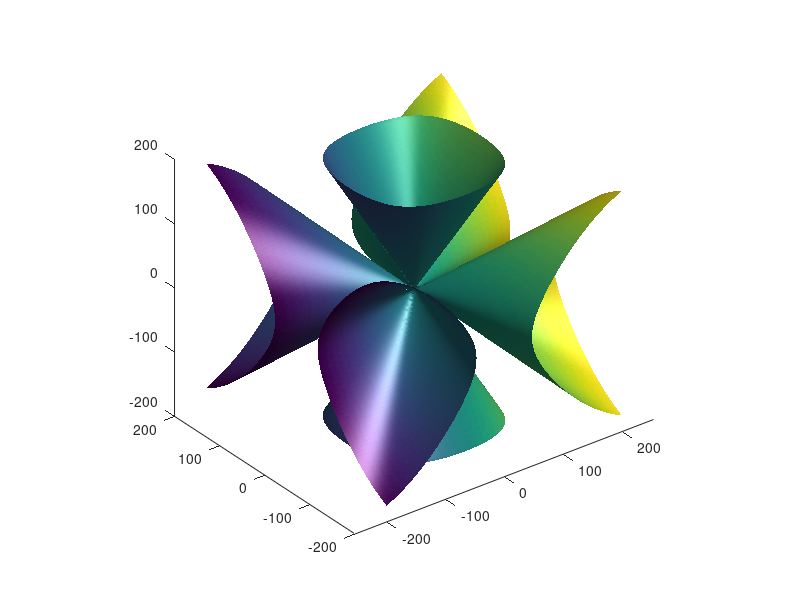

Recreate this plot in MATLAB.
x = linspace(-200,200,100);
y = linspace(-200,200,100);
z = linspace(-200,200,100);

[X,Y,Z] = meshgrid(x,y,z);

p=Z-1+sqrt(2).*X;
q=Z-1-sqrt(2).*X;
r=Z+1+sqrt(2).*Y;
s=Z+1-sqrt(2).*Y;

u=2;
d=(3*u-1)(3-u);

f=X.^2+Y.^2+Z.^2-u;
rhs=d*p.*q.*r.*s;
F=f.^2-rhs;

axis equal
isosurface(X,Y,Z,F,0,X)
